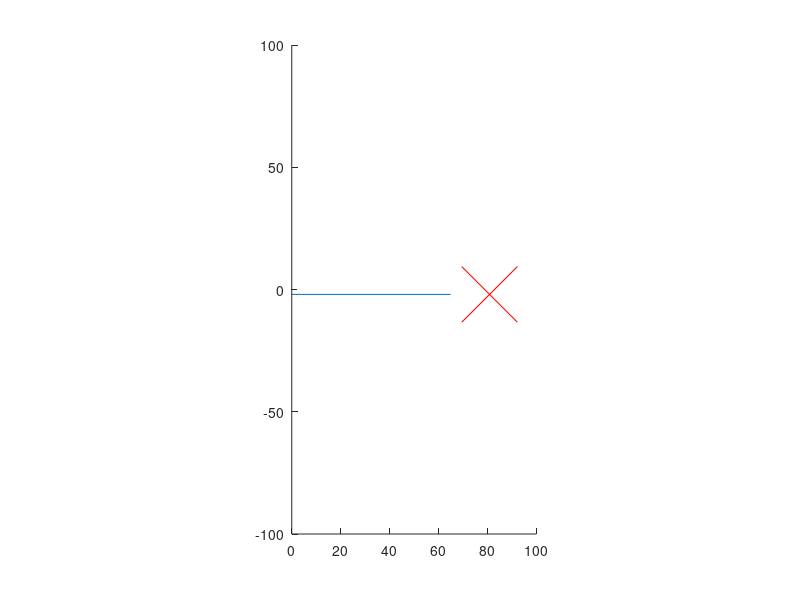

Write MATLAB code to recreate this figure. (Note: this script raises an error after producing the figure.)
1;
% Clamp functions as expected
function f = clamp(angle, min, max)
  f=angle;
  if(angle<min) f=min;
  elseif(angle>max) f=max; endif
endfunction

function T = rotateJoint(angle,length,lb,ub)
  angle = clamp(angle,lb,ub);
  T = [ cos(angle), -sin(angle), 0, length*cos(angle);
        sin(angle),  cos(angle), 0, length*sin(angle);
                 0,           0, 1,                 0;
                 0,           0, 0,                 1];
endfunction

% Works as expected
function inv_j = calcInvJacobian(target, 
  len_prox, len_inter, len_distal,
  angle_prox, angle_inter, angle_distal)
  theta1 = angle_prox;
  theta2 = angle_inter;
  j = [-44.6*sin(theta1       )-26.3*sin(theta1+      theta2)-17.4*sin(theta1+(5/3)*theta2), -26.3*sin(theta1+theta2)-43.5*sin(theta1+(5/3)*theta2);
        44.6*cos(theta1       )+26.3*cos(theta1+      theta2)+17.4*cos(theta1+(5/3)*theta2),  26.3*cos(theta1+theta2)+17.4*cos(theta1+(5/3)*theta2)]
%  a = -len_prox *sin(angle_prox               ) - len_inter  * sin(angle_prox +       angle_inter) - len_distal * sin( angle_prox + (5/3)*angle_inter );
%  b = -len_inter*sin(angle_prox + angle_inter ) - len_distal * sin(angle_prox + (5/3)*angle_inter);
%  c =  len_prox *cos(angle_prox               ) + len_inter  * cos(angle_prox +       angle_inter) + len_distal * cos( angle_prox + (5/3)*angle_inter );
%  d =  len_inter*cos(angle_prox + angle_inter ) + len_distal * cos(angle_prox + (5/3)*angle_inter);

  
  D = j(1,1)* j(2,2) - j(1,2)*j(2,1);
  inv_j = (1/D) * [j(2,2), -1*j(1,2); -1*j(2,1), j(1,1)];
  %J_q = [ a, b;
  %        c, d];
  %inv_J_q = (1/(a*d-b*c))*[d,-b;-c,a];

endfunction


% Visualization
img = figure(1);
clf;
hold on;
axis([0,100,-100,100],"equal");

global len_prox = 44.6;
global len_inter = 26.3;
global len_distal = 17.4; 

global lb_angle_prox   = -pi /3;
global lb_angle_inter  = -2*pi/3;
global lb_angle_distal = -2*pi/3;

global ub_angle_prox   = pi/3;
global ub_angle_inter  = 0;
global ub_angle_distal = 0;



global error_margin = 0.1;

% first angle: 0.4708, lb_angle_inter/2, lb_angle_distal
%T01 = rotateJoint(0.4708,          len_prox,  lb_angle_prox,  ub_angle_prox);
%T12 = rotateJoint(lb_angle_inter/3,len_inter, lb_angle_inter, ub_angle_inter);
%T23 = rotateJoint(lb_angle_distal, len_distal,lb_angle_distal,ub_angle_distal);
%T = T01*T12*T23;
%
%
origin = transpose([0,0,0,1]);
%joint0 = T01*origin;
%joint1 = T01*T12*origin;
%tip    = T01*T12*T23*origin;
%
%x = tip(1)
%y = tip(2)
%
%plot([origin(1), joint0(1), joint1(1), tip(1)],
%     [origin(2), joint0(2), joint1(2), tip(2)],
%     'marker','o')

plot([0,65],[-2,-2]);

%distance = sqrt(x*x+y*y)
%len_prox
%len_inter+len_distal

target = transpose([len_prox + len_inter + 10, -2]);
plot(target(1), target(2),
     'marker','x','markersize',40,'color','r');

%currentAngleGuess = [unifrnd(lb_angle_prox,  ub_angle_prox),
%                     unifrnd(lb_angle_inter, ub_angle_inter)];
currentAngleGuess = [0.1,-0.1];

i = 0;
do
  i = i+1;
  distalJoint =  2*currentAngleGuess(2)/3 ;
  T01 = rotateJoint(currentAngleGuess(1), len_prox,  lb_angle_prox,   ub_angle_prox);
  T12 = rotateJoint(currentAngleGuess(2), len_inter, lb_angle_inter,  ub_angle_inter);
  T23 = rotateJoint(distalJoint,          len_distal,lb_angle_distal, ub_angle_distal);
  j1 = T01;
  j2 = T01*T12;
  tip= T01*T12*T23;
  
  tipsx(i) = tip(1,4);
  tipsy(i) = tip(2,4);
  
  theta1 = clamp(currentAngleGuess(1), lb_angle_prox, ub_angle_prox);
  theta2 = clamp(currentAngleGuess(2), lb_angle_inter, ub_angle_inter);
  theta3 = (2*theta2)/3

  a = tip(1,4)
  b = tip(2,4)

  x = l1*cos(theta1) + l3*cos((2*theta2)/3)*(cos(theta1)*cos(theta2) - sin(theta1)*sin(theta2)) - l3*sin((2*theta2)/3)*(cos(theta1)*sin(theta2) + cos(theta2)*sin(theta1)) + l2*cos(theta1)*cos(theta2) - l2*sin(theta1)*sin(theta2) 
  y = l1*sin(theta1) + l3*cos((2*theta2)/3)*(cos(theta1)*sin(theta2) + cos(theta2)*sin(theta1)) + l3*sin((2*theta2)/3)*(cos(theta1)*cos(theta2) - sin(theta1)*sin(theta2)) + l2*cos(theta1)*sin(theta2) + l2*cos(theta2)*sin(theta1)


  plot([0,j1(1,4),j2(1,4),tip(1,4)],
       [0,j1(2,4),j2(2,4),tip(2,4)],
       'marker','o','color','k');
       
  inv_J_q = calcInvJacobian(target, len_prox, len_inter, len_distal, currentAngleGuess(1), currentAngleGuess(2), distalJoint);
  currentAngleGuess = currentAngleGuess + inv_J_q*( target - [tip(1,4);tip(2,4)] );
  
  error = sqrt( (target(1)-tip(1,4))^2 + (target(2)-tip(2,4))^2 );
until((error<error_margin && tip(2,4)>-2) || i>10);

i = i+1;

distalJoint =  2*currentAngleGuess(2)/3 ;
T01 = rotateJoint(currentAngleGuess(1), len_prox,  lb_angle_prox,   ub_angle_prox);
T12 = rotateJoint(currentAngleGuess(2), len_inter, lb_angle_inter,  ub_angle_inter);
T23 = rotateJoint(distalJoint,          len_distal,lb_angle_distal, ub_angle_distal);
j1 = T01;
j2 = T01*T12;
tip= T01*T12*T23;
tipsy(i) = tip(2,4);
tipsx(i) = tip(1,4);
  plot([0,j1(1,4),j2(1,4),tip(1,4)],
       [0,j1(2,4),j2(2,4),tip(2,4)],
       'marker','o','color','b');


plot(tipsx,tipsy,'linestyle','-.','color','r');

l1 = 44.6;
l2 = 26.3;
l3 = 17.4;

theta1 = clamp(currentAngleGuess(1), lb_angle_prox, ub_angle_prox);
theta2 = clamp(currentAngleGuess(2), lb_angle_inter, ub_angle_inter);
theta3 = (2*theta2)/3

a = tip(1,4)
b = tip(2,4)

x = l1*cos(theta1) + l3*cos((2*theta2)/3)*(cos(theta1)*cos(theta2) - sin(theta1)*sin(theta2)) - l3*sin((2*theta2)/3)*(cos(theta1)*sin(theta2) + cos(theta2)*sin(theta1)) + l2*cos(theta1)*cos(theta2) - l2*sin(theta1)*sin(theta2) 
y = l1*sin(theta1) + l3*cos((2*theta2)/3)*(cos(theta1)*sin(theta2) + cos(theta2)*sin(theta1)) + l3*sin((2*theta2)/3)*(cos(theta1)*cos(theta2) - sin(theta1)*sin(theta2)) + l2*cos(theta1)*sin(theta2) + l2*cos(theta2)*sin(theta1)



%origin = transpose([0,0,0,1]);
%joint0 = T01*origin;
%joint1 = T01*T12*origin;
%tip    = T01*T12*T23*origin;
%
%plot([origin(1), joint0(1), joint1(1), tip(1)],
%     [origin(2), joint0(2), joint1(2), tip(2)],
%     'marker','o')

% Object O = {(x,y,z) in R | y <= -2}

% IK Method : 
% nextAnglesGuess = currentAnglesGuess + inverse( J_q(i) )*( target - currentPosition ) 
% continue until the guess is within error margin
